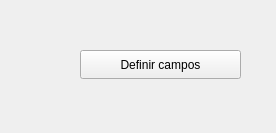
<?xml version="1.0" encoding="UTF-8"?>
<ui version="4.0">
 <class>MainWindow</class>
 <widget class="QMainWindow" name="MainWindow">
  <property name="geometry">
   <rect>
    <x>0</x>
    <y>0</y>
    <width>276</width>
    <height>133</height>
   </rect>
  </property>
  <property name="windowTitle">
   <string>MainWindow</string>
  </property>
  <widget class="QWidget" name="centralwidget">
   <widget class="QPushButton" name="pushButton">
    <property name="geometry">
     <rect>
      <x>80</x>
      <y>50</y>
      <width>161</width>
      <height>29</height>
     </rect>
    </property>
    <property name="text">
     <string>Definir campos</string>
    </property>
   </widget>
  </widget>
 </widget>
 <resources/>
 <connections/>
</ui>
